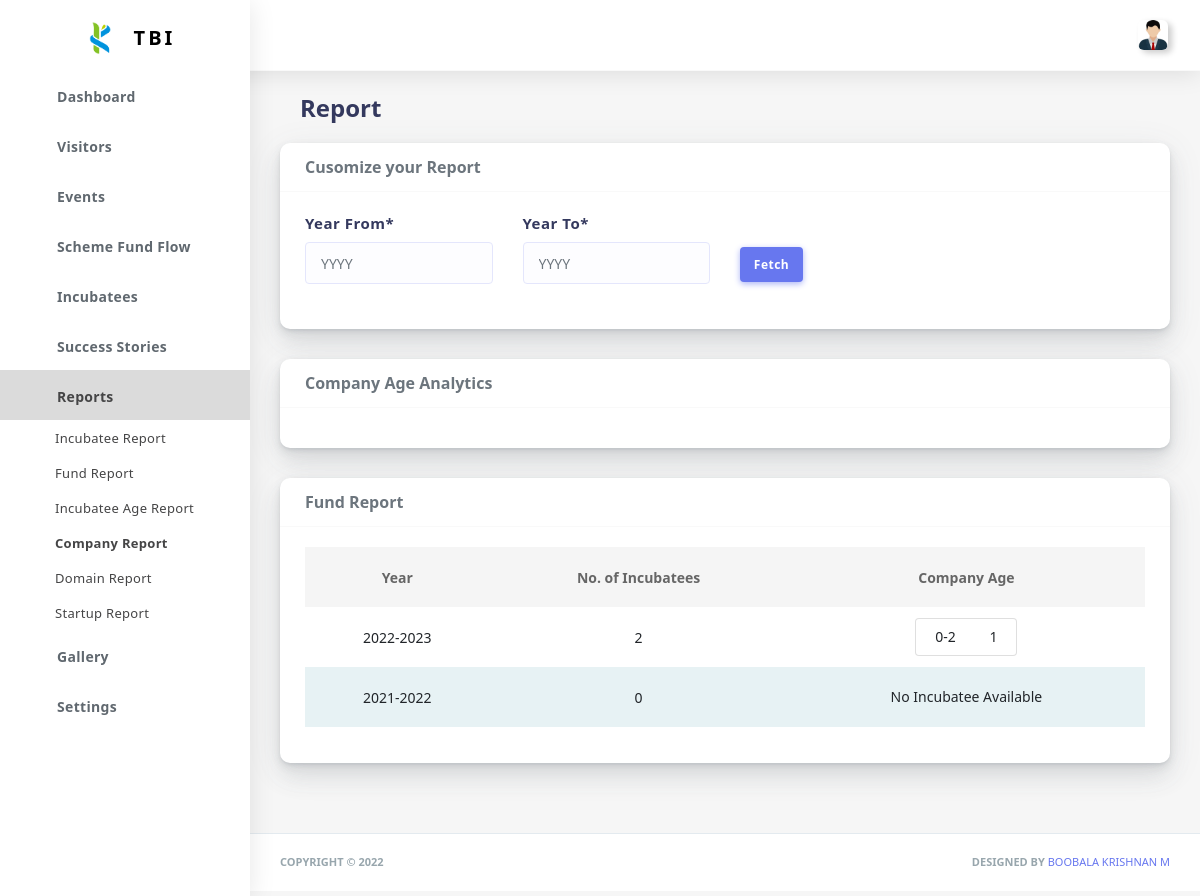
The app's page /reportCompany/ (signed in) with its own data.
### Users/models.py (models this page shows, shortened)
class FinancialYear(models.Model):
    financialYear = models.CharField(
        max_length=12,
        validators=[
            RegexValidator(
                regex='^[0-9-]*$',
                message='Financial Year must be in the format YYYY-YYYY',
                code='invalid_username'
            ),
        ],
        verbose_name='Financial Year',
        primary_key=True,
    )

### Users/views.py (the view, shortened to what this page needs)
# urls.py: path('reportCompany/',views.reportCompany,name = 'reportCompany'),
@login_required(login_url='/login/')
def reportCompany(request):
    report = FinancialYear.objects.all().values().order_by("-financialYear")
    chart = {
        "sanctioned":{},
        "disbursed":{},
        "interest":{},
        "returned":{}
    }
    fromYear =  None
    toYear =  None
    for i in report:
        incubatee = Incubatee.objects.filter(financialYear = i['financialYear']).all()
        company = Company.objects.filter(incubatee_ID__in = incubatee)
        i['total'] = company.count()
        temp = company.values('startupFormedDate').exclude(startupFormedDate = None)
        ages = {}
        for j in temp:
            j['age'] = getAge(j['startupFormedDate'])
            try:
                if j['age'] == 0:
                    ages[str(j['age'])+"-"+str(j['age']+2)] += 1
                elif j['age'] % 2 == 1:
                    ages[str(j['age']-1)+"-"+str(j['age']+1)] += 1
                else:
                    ages[str(j['age']-2)+"-"+str(j['age']+2)] += 1
            except:
                if j['age'] == 0:
                    ages[str(j['age'])+"-"+str(j['age']+2)] = 1
                elif j['age'] % 2 == 1:
                    ages[str(j['age']-1)+"-"+str(j['age']+1)] = 1
                else:
                    ages[str(j['age']-2)+"-"+str(j['age']+2)] = 1
        i['age'] = ages
    incubatee = Incubatee.objects.filter(financialYear__in = report).all()
    company = Company.objects.filter(incubatee_ID__in = incubatee)
    temp = company.values('startupFormedDate').exclude(startupFormedDate = None)
    ages = {}
    for j in temp:
        j['age'] = getAge(j['startupFormedDate'])
        try:
            if j['age'] == 0:
                ages[str(j['age'])+"-"+str(j['age']+2)] += 1
            elif j['age'] % 2 == 1:
                ages[str(j['age']-1)+"-"+str(j['age']+1)] += 1
            else:
                ages[str(j['age']-2)+"-"+str(j['age'])] += 1
        except:
            if j['age'] == 0:
                ages[str(j['age'])+"-"+str(j['age']+2)] = 1
            elif j['age'] % 2 == 1:
                ages[str(j['age']-1)+"-"+str(j['age']+1)] = 1
            else:
                ages[str(j['age']-2)+"-"+str(j['age'])] = 1
    chart = ages
    return render(request, 'companyReport.html', {
        "report":report,
        "chart":chart,
        "from":fromYear,
        "to":toYear,
    })

### Users/functions.py (called while the page is built)
def getAge(born):
    today = datetime.date.today()
    try:
        if born != None:
            birthday = born.replace(year = today.year)
        else:
            return 0
    except:
        birthday = born.replace(year = today.year,month = today.month+1,day = 1)
    if birthday > today:
        return today.year - born.year -1
    else:
        return today.year - born.year

### Front End/Templates/Reports/companyReport.html (shortened to what this page needs)
{% extends "body.html" %}
{% load crispy_forms_tags %}
{% load static %}
{% block content %}
<div class="main-content">
    <section class="section">
    <div class="section-header">
        <div class="col">
            <h1>Report</h1>
        </div>
    </div>
    <div class="row">
        <div class="col-lg-12 col-md-12 col-sm-12 col-xs-12 col-12">
            <div class="card">
                <div class="card-header">
                    <h4>Cusomize your Report</h4>
                </div>
                <div class="card-body">
                    <form action="{% url 'reportCompany' %}" class="row" method="post">
                        <div class="col-3">
                            <div class="form-group">
                                <div id="" class="form-group">
                                    <label for="id_startAge" class=" requiredField">
                                        Year From<span class="asteriskField">*</span>
                                    </label>
                                    <div class="">
                                        <input type="number" placeholder="YYYY" name="startYear" class="form-control" min=2005 max=2100 required="" id="id_startYear" value="{{ from }}">
                                    </div>
                                </div>
                            </div>
                        </div>
                        <div class="col-3">
                            <div class="form-group">
                                <div id="" class="form-group">
                                    <label for="id_endYear" class=" requiredField">
                                        Year To<span class="asteriskField">*</span>
                                    </label>
                                    <div class="">
                                        <input type="number" placeholder="YYYY" name="toYear" class="form-control" min=2005 max=2100 required id="id_endYear" value="{{ to }}">
                                    </div>
                                </div>
                            </div>
                        </div>
                        <div class="col-1">
                            <div class="form-group">
                                <div id="" class="form-group">
                                    <div class="">
                                        <input type="submit" value="Fetch" class="btn btn-primary m-t-35">
                                    </div>
                                </div>
                            </div>
                        </div>
                    </form>
                </div>
            </div>
        </div>
        <div class="col-lg-12 col-md-12 col-sm-12 col-xs-12 col-12">
            <div class="card">
                <div class="card-header">
                    <h4>Company Age Analytics</h4>
                </div>
                <div class="card-body">
                </div>
            </div>
        </div>
        <div class="col-12 col-sm-12 col-lg-12">
        <div class="card">
            <div class="card-header">
            <h4>Fund Report</h4>
            </div>
            <div class="card-body">
            <div class="table-responsive table-invoice">
                <table class="table table-striped text-center">
                    <thead>
                        <tr>
                            <th>Year</th>
                            <th>No. of Incubatees</th>
                            <th>Company Age</th>
                        </tr>
                    </thead>
                {% for i in report %}
                <tr>
                    <td>{{ i.financialYear }}</td>
                    <td class="text-center">{{ i.total }}</td>
                    <td class="pt-2 pb-2">
                        <div class="d-flex justify-content-center">
                            <ul class="list-group">
                        {% for keys,j in i.age.items %}
                                <li class="list-group-item p-1">
                                    <span class="col text-end">
                                        {{ keys }}
                                    </span>
                                    <span class="col text-start">
                                        {{ j }}
                                    </span>
                                </li>
                                {% empty %}
                                <div>No Incubatee Available</div>
                                {% endfor %}
                            </ul>
                        </div>
                    </td>
                </tr>
                {% endfor %}
                </table>
            </div>
            </div>
        </div>
        </div>
    </div>
    </section>
</div>
{% endblock content %}

### records on screen
FinancialYear: financialYear "2022-2023", total "2", age "0-2", age "1"
FinancialYear: financialYear "2021-2022", total "0"
